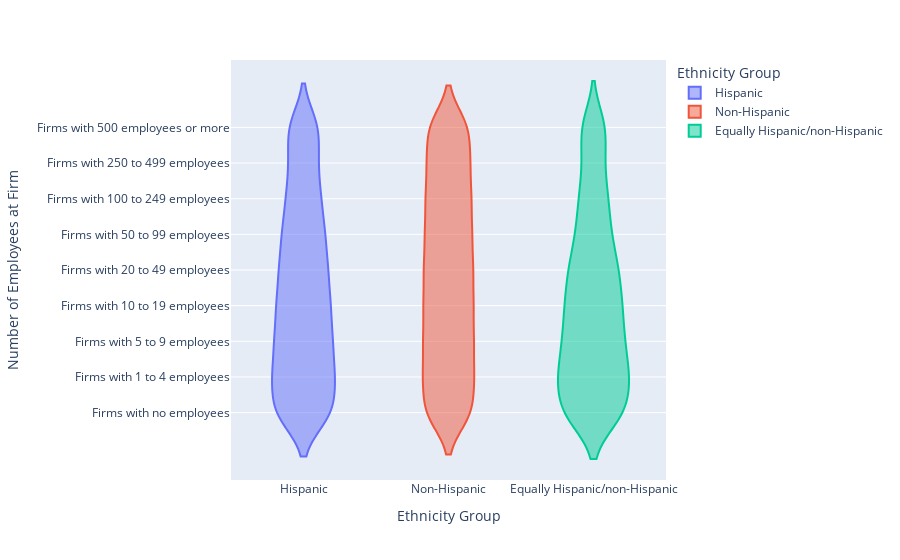

The cell this chart's notebook holds for it:
### Code cell
label_change = {'ETH_GROUP_LABEL': 'Ethnicity Group', 'EMPSZFI_LABEL': 'Number of Employees at Firm'}
fig = px.violin(company_df_grouped_eth, y="EMPSZFI_LABEL", x="ETH_GROUP_LABEL", color="ETH_GROUP_LABEL", labels=label_change, category_orders=order)

fig.show()

### Figure 1 — Plotly figure (JSON) as saved in the notebook; plotly's stock layout.template omitted (floating-point values rounded to 4 significant figures; data arrays with more than 128 entries replaced by an {"elided": "..."} marker saying what was removed)
{"data": [{"alignmentgroup": "True", "box": {"visible": false}, "hovertemplate": "Ethnicity Group=%{x}<br>Number of Employees at Firm=%{y}<extra></extra>", "legendgroup": "Hispanic", "marker": {"color": "#636efa"}, "name": "Hispanic", "offsetgroup": "Hispanic", "orientation": "v", "scalegroup": "True", "showlegend": true, "type": "violin", "x": {"elided": "1487 str values"}, "x0": " ", "xaxis": "x", "y": {"elided": "1487 str values"}, "y0": " ", "yaxis": "y"}, {"alignmentgroup": "True", "box": {"visible": false}, "hovertemplate": "Ethnicity Group=%{x}<br>Number of Employees at Firm=%{y}<extra></extra>", "legendgroup": "Non-Hispanic", "marker": {"color": "#EF553B"}, "name": "Non-Hispanic", "offsetgroup": "Non-Hispanic", "orientation": "v", "scalegroup": "True", "showlegend": true, "type": "violin", "x": {"elided": "2086 str values"}, "x0": " ", "xaxis": "x", "y": {"elided": "2086 str values"}, "y0": " ", "yaxis": "y"}, {"alignmentgroup": "True", "box": {"visible": false}, "hovertemplate": "Ethnicity Group=%{x}<br>Number of Employees at Firm=%{y}<extra></extra>", "legendgroup": "Equally Hispanic/non-Hispanic", "marker": {"color": "#00cc96"}, "name": "Equally Hispanic/non-Hispanic", "offsetgroup": "Equally Hispanic/non-Hispanic", "orientation": "v", "scalegroup": "True", "showlegend": true, "type": "violin", "x": {"elided": "941 str values"}, "x0": " ", "xaxis": "x", "y": {"elided": "941 str values"}, "y0": " ", "yaxis": "y"}], "layout": {"legend": {"title": {"text": "Ethnicity Group"}, "tracegroupgap": 0}, "margin": {"t": 60}, "violinmode": "overlay", "xaxis": {"anchor": "y", "categoryarray": ["Hispanic", "Non-Hispanic", "Equally Hispanic/non-Hispanic"], "categoryorder": "array", "domain": [0, 1], "title": {"text": "Ethnicity Group"}}, "yaxis": {"anchor": "x", "categoryarray": ["Firms with no employees", "Firms with 1 to 4 employees", "Firms with 5 to 9 employees", "Firms with 10 to 19 employees", "Firms with 20 to 49 employees", "Firms with 50 to 99 employees", "Firms with 100 to 249 employees", "Firms with 250 to 499 employees", "Firms with 500 employees or more"], "categoryorder": "array", "domain": [0, 1], "title": {"text": "Number of Employees at Firm"}}}}
